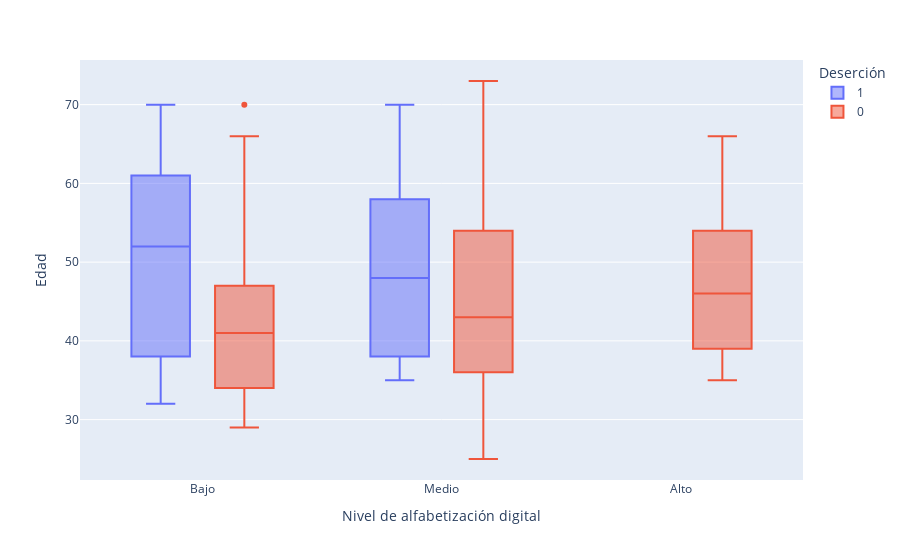

Here is the notebook cell this chart was saved with:
### Code cell
fig = px.box(df, x="Nivel de alfabetización digital", y="Edad", color="Deserción")
fig.update_traces(quartilemethod="exclusive") # or "inclusive", or "linear" by default
fig.show()

### Figure 1 — Plotly figure (JSON) as saved in the notebook; plotly's stock layout.template omitted (floating-point values rounded to 4 significant figures; data arrays with more than 128 entries replaced by an {"elided": "..."} marker saying what was removed)
{"data": [{"alignmentgroup": "True", "hovertemplate": "Deserción=1<br>Nivel de alfabetización digital=%{x}<br>Edad=%{y}<extra></extra>", "legendgroup": "1", "marker": {"color": "#636efa"}, "name": "1", "notched": false, "offsetgroup": "1", "orientation": "v", "quartilemethod": "exclusive", "showlegend": true, "type": "box", "x": ["Bajo", "Bajo", "Bajo", "Bajo", "Bajo", "Bajo", "Bajo", "Bajo", "Bajo", "Bajo", "Bajo", "Bajo", "Bajo", "Bajo", "Bajo", "Bajo", "Bajo", "Bajo", "Bajo", "Bajo", "Bajo", "Bajo", "Bajo", "Bajo", "Bajo", "Bajo", "Bajo", "Bajo", "Bajo", "Bajo", "Bajo", "Bajo", "Bajo", "Bajo", "Bajo", "Bajo", "Bajo", "Bajo", "Bajo", "Bajo", "Bajo", "Bajo", "Bajo", "Medio", "Medio", "Medio", "Medio", "Medio", "Medio", "Medio", "Medio", "Medio", "Medio", "Medio", "Medio", "Medio", "Medio", "Medio", "Medio", "Medio", "Medio"], "x0": " ", "xaxis": "x", "y": [58, 60, 65, 63, 61, 50, 42, 37, 47, 37, 52, 70, 61, 52, 66, 63, 61, 53, 47, 62, 34, 38, 48, 44, 37, 64, 56, 34, 53, 36, 68, 53, 42, 52, 60, 32, 42, 38, 56, 33, 58, 51, 35, 59, 58, 47, 36, 49, 58, 66, 36, 44, 70, 39, 57, 51, 53, 35, 36, 41, 38], "y0": " ", "yaxis": "y"}, {"alignmentgroup": "True", "hovertemplate": "Deserción=0<br>Nivel de alfabetización digital=%{x}<br>Edad=%{y}<extra></extra>", "legendgroup": "0", "marker": {"color": "#EF553B"}, "name": "0", "notched": false, "offsetgroup": "0", "orientation": "v", "quartilemethod": "exclusive", "showlegend": true, "type": "box", "x": {"elided": "267 str values"}, "x0": " ", "xaxis": "x", "y": {"elided": "267 int values"}, "y0": " ", "yaxis": "y"}], "layout": {"autosize": true, "boxmode": "group", "legend": {"title": {"text": "Deserción"}, "tracegroupgap": 0}, "margin": {"t": 60}, "xaxis": {"anchor": "y", "autorange": true, "domain": [0, 1], "range": [-0.5105, 2.511], "title": {"text": "Nivel de alfabetización digital"}, "type": "category"}, "yaxis": {"anchor": "x", "autorange": true, "domain": [0, 1], "range": [22.33, 75.67], "title": {"text": "Edad"}, "type": "linear"}}}
